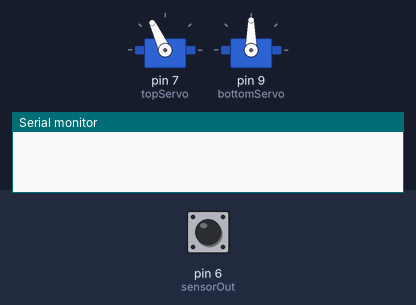
Recording of a sketch running on a simulated Arduino Uno, built with avr-gcc and run on an emulated ATmega328P. Shown: 2 × servo, the last lines printed to the serial monitor. The inputs (shaded band) are chosen by the test bench; at power-on: pin 6 (sensorOut) LOW.

Above: at 0.1 s.
At 6.5 s:
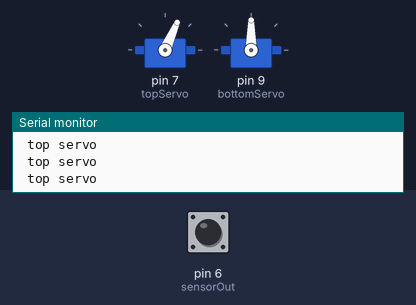
6.6 s: pin 6 (sensorOut) pulsed HIGH 5 times (0.12 s each, 0.3 s apart)
At 13.4 s:
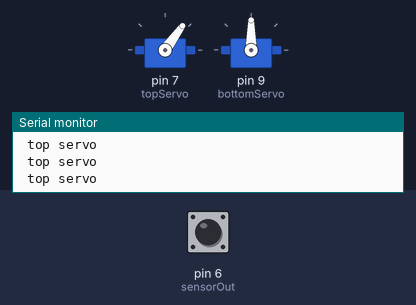
Timing chart, 0 to 22.5 s (numbered marks = the images above; inputs shaded):
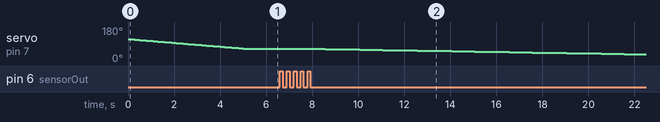

The sketch:

coloursortingmachine.ino
```cpp
 #include <Servo.h>
 #define S0 2
 #define S1 3
 #define  S2 4
 #define S3 5
 #define sensorOut 6
 Servo topServo;
 Servo bottomServo;
 int frequency = 0;
 int color=0;

 void setup() {
 pinMode(S0, OUTPUT);
 pinMode(S1, OUTPUT);
 pinMode(S2, OUTPUT);
 pinMode(S3, OUTPUT);
 pinMode(sensorOut, INPUT);

 // Setting frequency-scaling to 20%
 digitalWrite(S0, HIGH);
 digitalWrite(S1, LOW);

 topServo.attach(7);
 bottomServo.attach(9);

 Serial.begin(9600);
 }

 void loop() {

 topServo.write(115);
 delay(100);

 for(int i = 115; i > 65; i--) {
 topServo.write(i);
 delay(100);
 Serial.println(" top servo");
 }
 delay(500);

 color = readColor();
 delay(10);

 switch (color) {
 case 1:
 bottomServo.write(50);
 Serial.println(" bottom servo");
 break;

 case 2:
 bottomServo.write(75);
  Serial.println(" bottom servo");
 break;

 case 3:
 bottomServo.write(100);
  Serial.println(" bottom servo");
 break;

 case 4:
 bottomServo.write(125);
  Serial.println(" bottom servo");
 break;

 case 5:
 bottomServo.write(150);
  Serial.println(" bottom servo");
 break;

 case 6:
 bottomServo.write(175);
  Serial.println(" bottom servo");
 break;

 case 0:
 break;
 }
 delay(300);

 for(int i = 65; i > 29; i--) {
 topServo.write(i);
 delay(500);
  Serial.println(" top servo");
 }
 delay(200);

 for(int i = 29; i < 115; i++) {
 topServo.write(i);
 delay(500);
 Serial.println(" top servo");
 }
 color=0;
 }

 // Custom Function - readColor()
 int readColor() {
 // Setting red filtered photodiodes to be read
 digitalWrite(S2, LOW);
 digitalWrite(S3, LOW);
 // Reading the output frequency
  frequency = pulseIn(sensorOut, LOW);
  int R = frequency;
   frequency = map(frequency, 25,72,255,0);
  // Printing the value on the serial monitor
  Serial.print("R= ");//printing name
  Serial.print(frequency);//printing RED color frequency
  Serial.print(" ");
  delay(50);

  // Setting Green filtered photodiodes to be read
  digitalWrite(S2, HIGH);
  digitalWrite(S3, HIGH);
  // Reading the output frequency
  frequency = pulseIn(sensorOut, LOW);
  int G = frequency;
   frequency = map(frequency, 30,90,255,0);
  // Printing the value on the serial monitor
  Serial.print("G= ");//printing name
  Serial.print(frequency);//printing RED color frequency
  Serial.print(" ");
  delay(50);

  // Setting Blue filtered photodiodes to be read
  digitalWrite(S2, LOW);
  digitalWrite(S3, HIGH);
  // Reading the output frequency
  frequency = pulseIn(sensorOut, LOW);
  int B = frequency;
   frequency = map(frequency, 25,70,255,0);

  // Printing the value on the serial monitor
  Serial.print("B= ");//printing name
  Serial.print(frequency);//printing RED color frequency
  Serial.println(" ");
  delay(50);

  if(R<45 & R>32 & G<65 & G>55){
  color = 1; // Red
  }
  if(G<55 & G>43 & B<47 &B>35){
  color = 2; // Orange
  }
  if(R<53 & R>40 & G<53 & G>40){
  color = 3; // Green
  }
  if(R<228 & R>217 & G<225 & G>216){
  color = 4; // Yellow
  }
  if(R<56 & R>46 & G<65 & G>55){
  color = 5; // Brown
  }
  if (G<58 & G>45 & B<40 &B>26){
  color = 6; // Blue
  }
  return color;
 }
```
